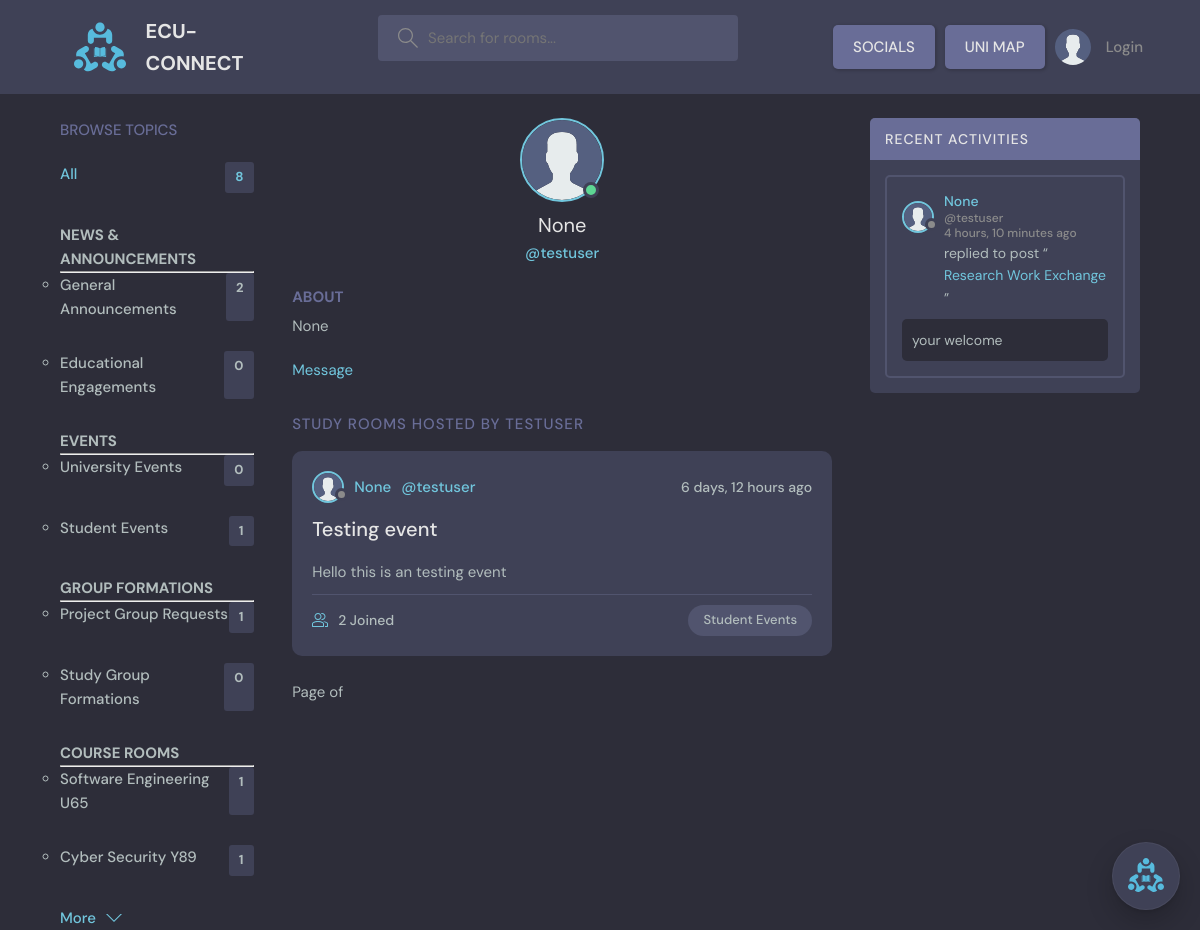
The app's page /profile/13/ with its own data.
### base/models.py (models this page shows, shortened)
class Topic(models.Model):
    name = models.CharField(max_length=200)

class User(AbstractUser):
    username = models.CharField(max_length=150, unique=True, null=True)
    name = models.CharField(max_length=200, null=True)
    email = models.EmailField(unique=True, null=True)
    bio = models.TextField(null=True)
    avatar = models.ImageField(null=True, default="avatar.svg")
    USERNAME_FIELD = 'email'
    REQUIRED_FIELDS = ['username']
    notifications = models.ManyToManyField(Notification, related_name='notifications', blank=True)

class Thread(models.Model):
    host = models.ForeignKey(User, on_delete = models.SET_NULL, null=True)
    topic = models.ForeignKey(Topic, on_delete = models.SET_NULL, null=True)
    name = models.CharField(max_length=200)
    description = models.TextField(null = True, blank = True)
    participants = models.ManyToManyField(User, related_name='participants', blank=True)
    updated = models.DateTimeField(auto_now= True)
    created = models.DateTimeField(auto_now_add= True)
    class Meta:
       ordering = ['-updated', '-created']
    def __str__(self):
        return self.name

class Comment(models.Model):
    user = models.ForeignKey(User, on_delete=models.CASCADE)
    thread = models.ForeignKey(Thread, on_delete=models.CASCADE)
    body = models.TextField()
    updated = models.DateTimeField(auto_now= True)
    created = models.DateTimeField(auto_now_add= True)
    class Meta:
       ordering = ['-updated', '-created']

### base/views.py (the view)
# urls.py: path('profile/<str:pk>/', views.userProfile, name="user_profile"),
def userProfile(request, pk):
    user = User.objects.get(id=pk)
    threads = user.thread_set.all()
    thread_comments = user.comment_set.all()
    topics = Topic.objects.all()
    context= {'user': user, 'threads': threads, 'thread_comments': thread_comments, 'topics': topics}
    return render(request, 'base/profile.html', context)

### base/templates/base/profile.html (shortened to what this page needs)
{% extends 'main.html' %}
{% block content %}
  <main class="profile-page layout layout--3">
    <div class="container">
      {% include 'base/topics_component.html' %}
      <div class="roomList">
        <div class="profile">
          <div class="profile__avatar">
            <div class="avatar avatar--large active">
              <img src="{{user.avatar.url}}" />
            </div>
          </div>
          <div class="profile__info">
            <h3>{{user.name}}</h3>
            <p>@{{user.username}}</p>
          </div>
          <div class="profile__about">
            <h3>About</h3>
            <p>
              {{user.bio}}
            </p>
          </div>
          {% if request.user.id != user.id %}
          <div class="profile__about">
            <a href="{% url 'chat' user.id %}">Message</a>
          </div>
          {% endif %}
        </div>
        <div class="roomList__header">
          <div>
            <h2>Study Rooms Hosted by {{user.username}}</a>
            </h2>
          </div>
        </div>
        {% include 'base/feed_component.html' %}
      </div>
      {% include 'base/activity_component.html' %}
    </div>
  </main>
{% endblock content %}

### base/templates/base/topics_component.html (shortened to what this page needs)
        <div class="topics">
            <div class="topics__header">
              <h2>Browse Topics</h2>
            </div>
            <ul class="topics__list">
                <li>
                    <a href="{% url 'home' %}" class="active">All <span>{{topics.count}}</span></a>
                </li>
              <li>
                <h4>NEWS & ANNOUNCEMENTS</h4>
                <hr>
                <ul>
                  {% for topic in topics %}
                    {% if topic.name == "General Announcements" or topic.name == "Educational Engagements"  %}
                      <li><strong><a href="{% url 'home' %}?q={{topic.name}}">{{topic.name}}<span>{{topic.thread_set.all.count}}</span></a></strong></li>
                    {% endif %}
                  {% endfor %}
                </ul>
              </li>
              <li>
                <h4>EVENTS</h4>
                <hr>
                <ul>
                  {% for topic in topics %}
                  {% if topic.name == "University Events" or topic.name == "Student Events"  %}
                      <li><strong><a href="{% url 'home' %}?q={{topic.name}}">{{topic.name}}<span>{{topic.thread_set.all.count}}</span></a></strong></li>
                    {% endif %}
                  {% endfor %}
                </ul>
              </li>
              <li>
                <h4>GROUP FORMATIONS</h4>
                <hr>
                <ul>
                  {% for topic in topics %}
                  {% if topic.name == "Project Group Requests" or topic.name == "Study Group Formations"  %}
                      <li> <a href="{% url 'home' %}?q={{topic.name}}">{{topic.name}}<span>{{topic.thread_set.all.count}}</span></a></li>
                    {% endif %}
                  {% endfor %}
                </ul>
              </li>
              <li>
                <h4>COURSE ROOMS</h4>
                <hr>
                <ul>
                  {% for topic in topics %}
                  {% if topic.name == "Software Engineering U65" or topic.name == "Cyber Security Y89"  %}
                      <li><strong><a href="{% url 'home' %}?q={{topic.name}}">{{topic.name}}<span>{{topic.thread_set.all.count}}</span></a></strong></li>
                    {% endif %}
                  {% endfor %}
                </ul>
              </li>
            </ul>
            <a class="btn btn--link" href="topics.html">
              More
              <svg version="1.1" xmlns="http://www.w3.org/2000/svg" width="32" height="32" viewBox="0 0 32 32">
                <title>chevron-down</title>
                <path d="M16 21l-13-13h-3l16 16 16-16h-3l-13 13z"></path>
              </svg>
            </a>
          </div>

### base/templates/base/feed_component.html (shortened to what this page needs)
{% for thread in threads %}
<div class="roomListRoom">
    <div class="roomListRoom__header">
        <a href="{% url 'user_profile' thread.host.id %}" class="roomListRoom__author">
        <div class="avatar avatar--small">
            <img src="{{thread.host.avatar.url}}" />
        </div>
        <span>{{thread.host.name}}</span>
        <span>@{{thread.host.username}}</span>
        </a>
        <div class="roomListRoom__actions">
        <span>{{thread.created|timesince}} ago</span>
        </div>
    </div>
    <div class="roomListRoom__content">
        <a href="{% url 'thread' thread.id %}">{{thread.name}}</a>
        <p>
            {{ thread.description }}
        </p>
    </div>
    <div class="roomListRoom__meta">
        <a href="{% url 'thread' thread.id %}" class="roomListRoom__joined">
        {{thread.participants.all.count}} Joined
        </a>
        <p class="roomListRoom__topic">{{thread.topic.name}}</p>
    </div>
</div>
{% endfor %}
<div class="pagination">
    <span class="step-links">
        <span class="current">
            Page {{ threads.number }} of {{ threads.paginator.num_pages }}
        </span>
    </span>
</div>

### base/templates/base/activity_component.html (shortened to what this page needs)
<div class="activities">
    <div class="activities__header">
      <h2>Recent Activities</h2>
    </div>
    {% for comment in thread_comments %}
    <div class="activities__box">
      <div class="activities__boxHeader roomListRoom__header">
        <a href="{% url 'user_profile' comment.user.id %}" class="roomListRoom__author">
          <div class="avatar avatar--small">
            <img src="{{comment.user.avatar.url}}" />
          </div>
          <p>
            {{comment.user.name}}
            <span>@{{comment.user.username}}</span>
            <span>{{comment.created|timesince}} ago</span>
          </p>
        </a>
      </div>
      <div class="activities__boxContent">
        <p>replied to post “<a href="{% url 'thread' comment.thread.id %}">{{comment.thread}}</a>”</p>
        <div class="activities__boxRoomContent">
            <p>{{comment.body}}</p>
        </div>
      </div>
    </div>
    {% endfor %}
  </div>

### records on screen
Topic: name "General Announcements", thread_set.all.count "2"
Topic: name "Educational Engagements", thread_set.all.count "0"
Topic: name "University Events", thread_set.all.count "0"
Topic: name "Student Events", thread_set.all.count "1"
Topic: name "Project Group Requests", thread_set.all.count "1"
Topic: name "Study Group Formations", thread_set.all.count "0"
Topic: name "Software Engineering U65", thread_set.all.count "1"
Topic: name "Cyber Security Y89", thread_set.all.count "1"
User: avatar (placeholder picture), name "None", username "testuser", bio "None", username "TESTUSER"
Thread: host.avatar (placeholder picture), host.name "None", host.username "testuser", created "6 days, 12 hours", name "Testing event", description "Hello this is an testing event", participants.all.count "2", topic.name "Student Events"
Comment: user.avatar (placeholder picture), user.name "None", user.username "testuser", created "4 hours, 10 minutes", thread "Research Work Exchange", body "your welcome"

### other values on screen
{{ topics.count }} "8"
